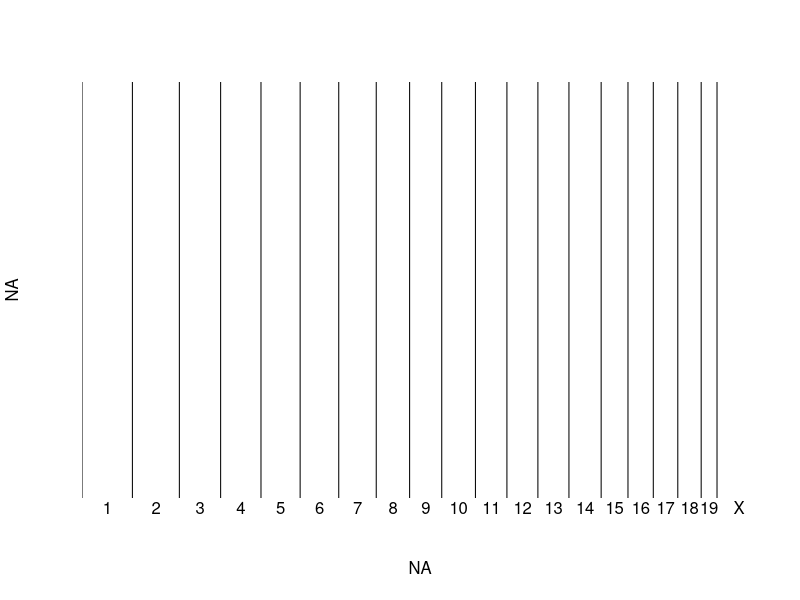
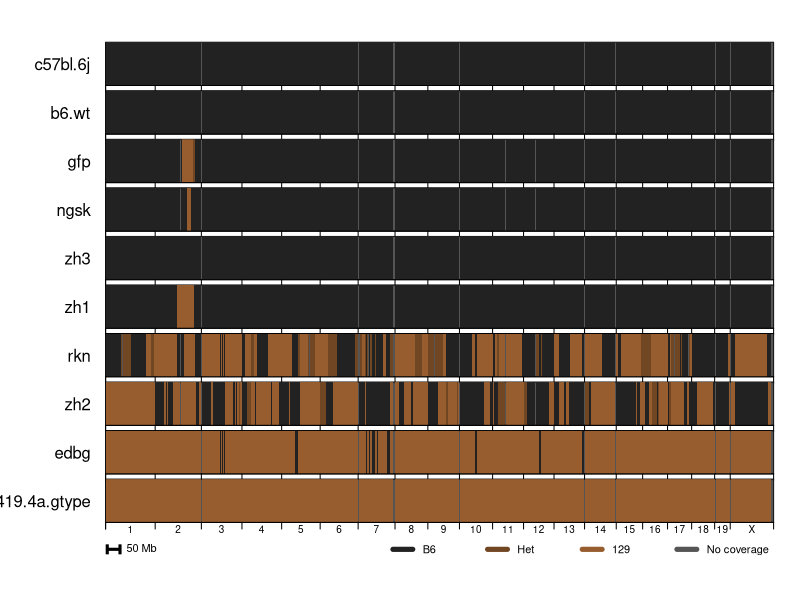

Recreate these plots in R, in order.
options(stringsAsFactors=FALSE)
require(sqldf)
setwd('~/d/sci/src/ko_snps')
gt = read.table('nuvolone-ko-mice-genotypes.tsv',sep='\t',header=TRUE)

colnames(gt) = tolower(colnames(gt)) # lower case column names

color_b6    = '#222222'
color_129   = '#975D2F' # 
color_het   = '#714623' # halfway between above
color_lines = '#FC1501' # gummi red - http://www.december.com/html/spec/color1.html
color_bg    = '#555555' # background color

value_b6  = 1
value_129 = 0
value_het = 0.5

colordict = list()
colordict[[as.character(value_b6)]] = color_b6
colordict[[as.character(value_het)]] = color_het
colordict[[as.character(value_129)]] = color_129

chrlen = read.table("grcm38-chrom-lengths.tsv",header=TRUE)
# properly number and sort the chromosomes
chrlen$chrno = 0
chrlen$chrno[chrlen$chr=='X'] = 23
chrlen$chrno[chrlen$chr!='X'] = as.integer(chrlen$chr[chrlen$chr!='X'])
# calculate the "absolute position" where each chromosome starts
chrlen = chrlen[with(chrlen, order(chrno)),]
chrlen$startpos = cumsum(as.numeric(chrlen$length)) - chrlen$length + 1
chrlen$endpos = chrlen$startpos + chrlen$length
# assign "absolute position" to each position
gt$abspos = gt$pos + chrlen$startpos[match(gt$chr,chrlen$chr)]
# double check that absolute positions are monotonically increasing
any(gt$abspos != cummax(gt$abspos)) # FALSE is good
# find which SNPs are the highest on their chromosome - for plotting vertical lines at chr breaks
# find places to plot vertical lines between chromosomes
chrbreaks = c(chrlen$startpos,sum(as.numeric(chrlen$length)))
# find places to label chromosomes - midpoint between each line
chrmids = (chrbreaks[1:(length(chrbreaks)-1)] + chrbreaks[2:length(chrbreaks)]) / 2

# test plotting the chromosome boundaries
par(mfrow=c(1,1))
plot(NA,NA,xlim=c(0,max(gt$abspos)),ylim=c(0,1),xaxs='i',axes=FALSE)
abline(v=chrbreaks)
mtext(side=1,at=chrmids,text=chrlen$chr)

colnames(gt)

plot_order = c(6,7,10,9,8,11,12,13,14,16) # which columns to plot, and in what order
display_names = colnames(gt)
# placeholder - can add nicer-looking names later


# find left and right boundaries
no_cov_threshold = 1e7 # plot gray if there is no SNP coverage for > 10 Mb
# left boundary is halfway between self and previous SNP, or -10Mb, whichever is closer
left_distance = pmin(no_cov_threshold,c(0,(gt$abspos[2:(dim(gt)[1])]-gt$abspos[1:(dim(gt)[1]-1)])/2))
gt$rectleft = pmax(gt$abspos - left_distance,chrlen$startpos[match(gt$chr,chrlen$chr)]) - 1 
right_distance = pmin(no_cov_threshold,c((gt$abspos[2:(dim(gt)[1])]-gt$abspos[1:(dim(gt)[1]-1)])/2,0))
gt$rectright = pmin(gt$abspos + right_distance,chrlen$endpos[match(gt$chr,chrlen$chr)]) + 1

pdf('ko-mice-genotypes.pdf',width=10,height=5)
par(mfrow=c(length(plot_order)+1,1),mar=c(.2,5,.2,1),oma=c(2,3,3,1))
iteration = 1
for (colno in plot_order) {
  plot(NA,NA,xlim=c(0,sum(as.numeric(chrlen$length))),ylim=c(0,1),yaxs='i',xaxs='i',
       yaxt='n',xaxt='n',ylab='',xlab='',cex.lab=2)
  mtext(side=2,text=paste(display_names[colno],"  "),las=1)
  rect(par("usr")[1],par("usr")[3],par("usr")[2],par("usr")[4],col=color_bg)
  for (i in 1:dim(gt)[1]) {
    rect(xleft=gt$rectleft[i],ybottom=0,xright=gt$rectright[i],ytop=1,col=colordict[[as.character(gt[i,colno])]],border=NA)
  }
  axis(side=1,at=c(1,chrbreaks),labels=NA)
  if (iteration == length(plot_order)) {
    mtext(side=1,at=chrmids,text=chrlen$chr,cex=.6)  
  } 
  iteration = iteration + 1
}
# seventh plot is borderless, to hold legend and scale bar
plot(NA,NA,type='l',lend=2,lwd=3,axes=FALSE,
     xlim=range(gt$abspos),ylim=c(0,1),yaxs='i',xaxs='i',
     ylab='',xlab='')
arrows(x0=1e7,x1=6e7,y0=.5,y1=.5,angle=90,code=3,lwd=3,length=.05,lend=1)
text(6e7,.5,pos=4,labels='50 Mb')
legend('right',ncol=4,c("B6","Het","129","No coverage"),
       col=c(color_b6,color_het,color_129,color_bg),
       pch=NA,lwd=5,bty='n')
# mtext(side=3,outer=TRUE,text='SNP genotyping of PrP knockout mice and controls',padj=-1)

dev.off()
